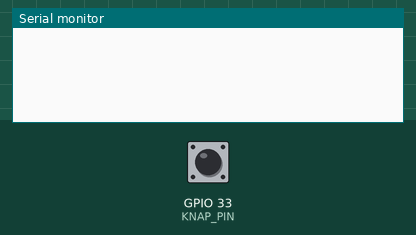
This program was run on a simulated ESP32. On the bench: the last lines printed to the serial monitor. Inputs (shaded band) come from the test bench; at power-on: GPIO 33 (KNAP_PIN) HIGH.

Above: at 1.2 s.
1.3 s: GPIO 33 (KNAP_PIN) pulled LOW for 0.15 s
At 2.5 s:
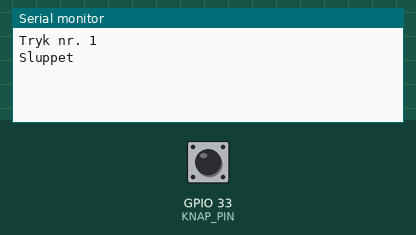
3.0 s: GPIO 33 (KNAP_PIN) pulled LOW for 1 s
At 3.9 s:
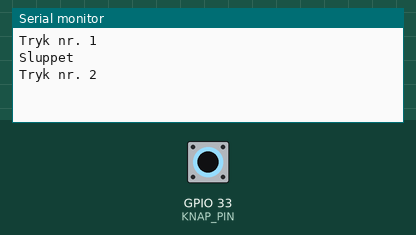
5.5 s: GPIO 33 (KNAP_PIN) pulled LOW for 0.15 s
At 6.8 s:
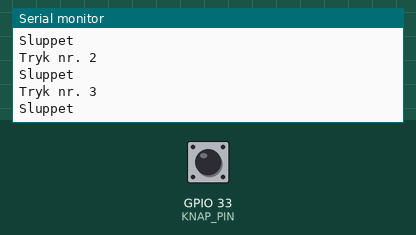

The program:

main.cpp
```cpp
#include <Arduino.h>
#include <ezButton.h>

// Konfiguration
const int KNAP_PIN = 33;               // knap mellem GPIO 33 og GND
const unsigned long DEBOUNCE_MS = 50;  // hvor længe signalet skal være stabilt

ezButton knap(KNAP_PIN);  // bruger INPUT_PULLUP, når der ikke angives andet

void setup() {
  Serial.begin(115200);
  knap.setDebounceTime(DEBOUNCE_MS);  // standard er 0 ms, altså ingen debouncing
}

void loop() {
  knap.loop();  // aflæser knappen; skal kaldes i hvert gennemløb af loop()

  if (knap.isPressed()) {
    Serial.printf("Tryk nr. %lu\n", knap.getCount());
  }
  if (knap.isReleased()) {
    Serial.println("Sluppet");
  }
}
```

Measured:
- after the input at 1.3 s, the serial monitor: prints a new line after 0.05 s (image 1)
- after the input at 3.0 s, the serial monitor: prints a new line after 0.05 s (image 2)
- after the input at 5.5 s, the serial monitor: prints a new line after 0.05 s (image 3)
